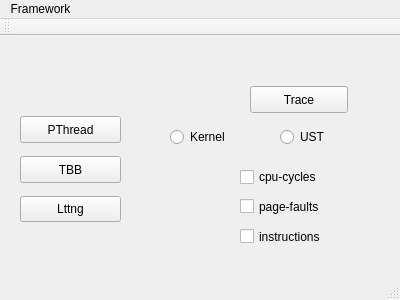
<?xml version="1.0" encoding="UTF-8"?>
<ui version="4.0">
 <class>MainWindow</class>
 <widget class="QMainWindow" name="MainWindow">
  <property name="geometry">
   <rect>
    <x>0</x>
    <y>0</y>
    <width>400</width>
    <height>300</height>
   </rect>
  </property>
  <property name="windowTitle">
   <string>MainWindow</string>
  </property>
  <widget class="QWidget" name="centralWidget">
   <widget class="QPushButton" name="pushButton">
    <property name="geometry">
     <rect>
      <x>250</x>
      <y>50</y>
      <width>98</width>
      <height>27</height>
     </rect>
    </property>
    <property name="text">
     <string>Trace</string>
    </property>
   </widget>
   <widget class="QRadioButton" name="radioButton">
    <property name="geometry">
     <rect>
      <x>170</x>
      <y>90</y>
      <width>116</width>
      <height>22</height>
     </rect>
    </property>
    <property name="text">
     <string>Kernel</string>
    </property>
   </widget>
   <widget class="QRadioButton" name="radioButton_2">
    <property name="geometry">
     <rect>
      <x>280</x>
      <y>90</y>
      <width>116</width>
      <height>22</height>
     </rect>
    </property>
    <property name="text">
     <string>UST</string>
    </property>
   </widget>
   <widget class="QPushButton" name="pushButton_2">
    <property name="geometry">
     <rect>
      <x>20</x>
      <y>80</y>
      <width>101</width>
      <height>27</height>
     </rect>
    </property>
    <property name="text">
     <string>PThread</string>
    </property>
   </widget>
   <widget class="QPushButton" name="pushButton_3">
    <property name="geometry">
     <rect>
      <x>20</x>
      <y>120</y>
      <width>101</width>
      <height>27</height>
     </rect>
    </property>
    <property name="text">
     <string>TBB</string>
    </property>
   </widget>
   <widget class="QCheckBox" name="checkBox">
    <property name="geometry">
     <rect>
      <x>240</x>
      <y>130</y>
      <width>97</width>
      <height>22</height>
     </rect>
    </property>
    <property name="text">
     <string>cpu-cycles</string>
    </property>
   </widget>
   <widget class="QCheckBox" name="checkBox_2">
    <property name="geometry">
     <rect>
      <x>240</x>
      <y>160</y>
      <width>111</width>
      <height>21</height>
     </rect>
    </property>
    <property name="text">
     <string>page-faults</string>
    </property>
   </widget>
   <widget class="QCheckBox" name="checkBox_3">
    <property name="geometry">
     <rect>
      <x>240</x>
      <y>190</y>
      <width>111</width>
      <height>21</height>
     </rect>
    </property>
    <property name="text">
     <string>instructions</string>
    </property>
   </widget>
   <widget class="QPushButton" name="pushButton_27">
    <property name="geometry">
     <rect>
      <x>20</x>
      <y>160</y>
      <width>101</width>
      <height>26</height>
     </rect>
    </property>
    <property name="text">
     <string>Lttng</string>
    </property>
   </widget>
  </widget>
  <widget class="QMenuBar" name="menuBar">
   <property name="geometry">
    <rect>
     <x>0</x>
     <y>0</y>
     <width>400</width>
     <height>23</height>
    </rect>
   </property>
   <widget class="QMenu" name="menuFramework">
    <property name="title">
     <string>Framework</string>
    </property>
   </widget>
   <addaction name="menuFramework"/>
  </widget>
  <widget class="QToolBar" name="mainToolBar">
   <attribute name="toolBarArea">
    <enum>TopToolBarArea</enum>
   </attribute>
   <attribute name="toolBarBreak">
    <bool>false</bool>
   </attribute>
  </widget>
  <widget class="QStatusBar" name="statusBar"/>
 </widget>
 <layoutdefault spacing="6" margin="11"/>
 <resources/>
 <connections/>
</ui>
